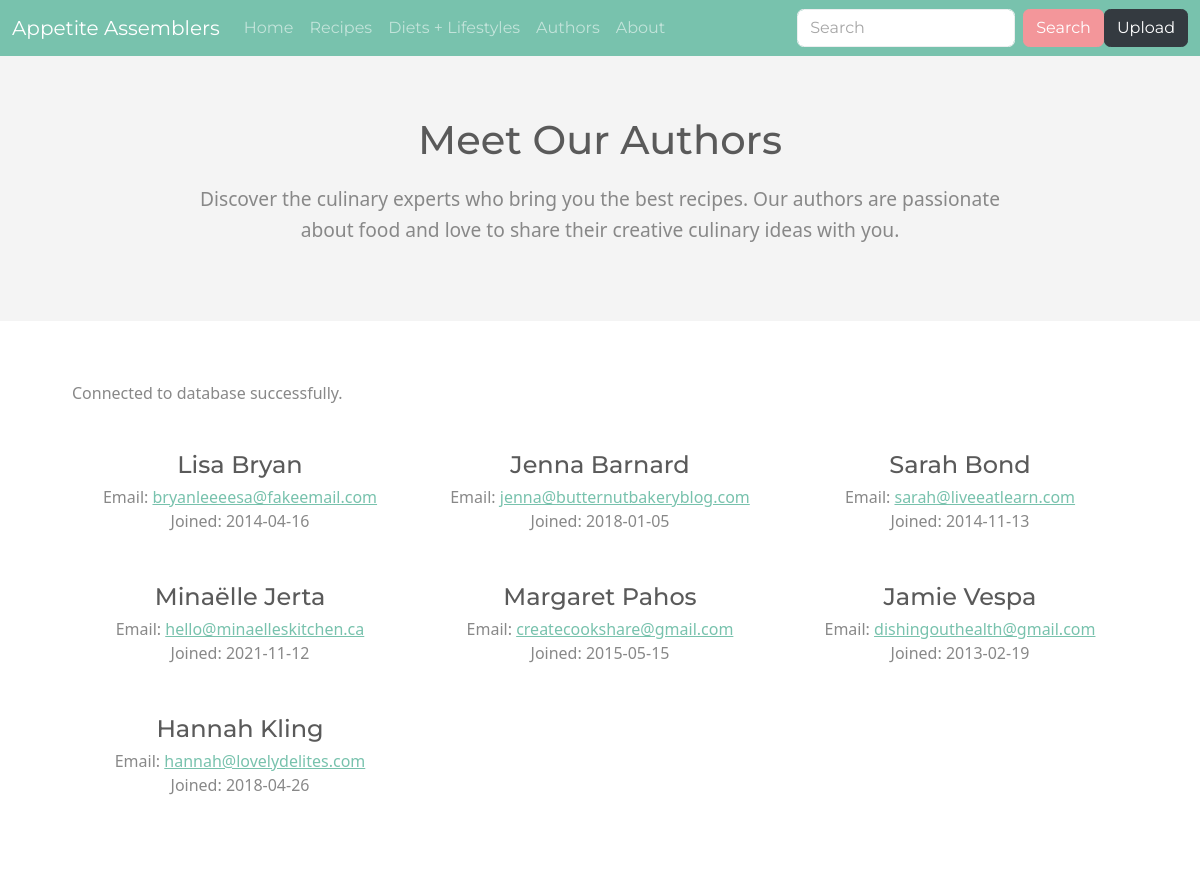
The page /authors.php on the database as committed earlier.
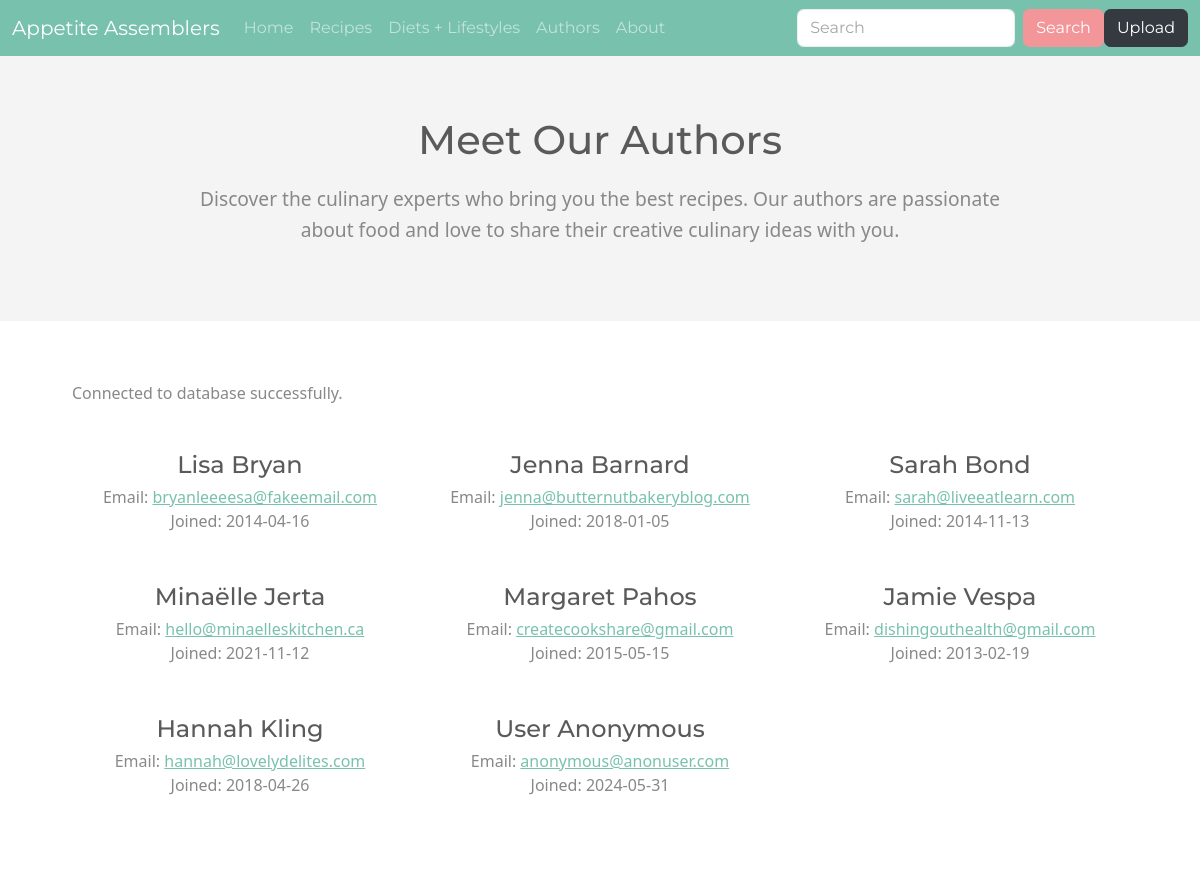
The same page on the database as committed later.
### tables this page shows
CREATE TABLE USERS( 
    User_id             INT             NOT NULL, 
    User_fname          VARCHAR(50)     NOT NULL, 
    User_lname          VARCHAR(50)     NOT NULL, 
    User_email          VARCHAR(255)    UNIQUE NOT NULL, 
    User_joindate       DATE            NOT NULL, 
    PRIMARY KEY (User_id) 
);

### authors.php (the view, shortened to what this page needs)
<!DOCTYPE html>
<html lang="en">
<head>
    <link rel="stylesheet" href="bootstrap.min.css">
</head>
<body>
    <nav class="navbar navbar-expand-lg navbar-dark bg-primary">
        <div class="container-fluid">
            <a class="navbar-brand" href="index.php">Appetite Assemblers</a>
            <div class="collapse navbar-collapse" id="navbarColor01">
                <ul class="navbar-nav me-auto">
                    <li class="nav-item">
                        <a class="nav-link" href="index.php">Home</a>
                    </li>
                    <li class="nav-item">
                        <a class="nav-link" href="recipes.php">Recipes</a>
                    </li>
                    <li class="nav-item">
                        <a class="nav-link" href="restrictions.php">Diets + Lifestyles</a>
                    </li>
                    <li class="nav-item active">
                        <a class="nav-link" href="authors.php">Authors</a>
                    </li>
                    <li class="nav-item">
                        <a class="nav-link" href="about.php">About</a>
                    </li>
                </ul>
                <form class="d-flex" action="search.php" method="get">
                    <input class="form-control me-sm-2" type="search" name="s" placeholder="Search">
                    <button class="btn btn-secondary my-2 my-sm-0" type="submit">Search</button>
                </form>
                <button class="btn btn-dark my-2 my-sm-0" onclick="window.location.href = 'upload.php';">Upload</button>
            </div>
        </div>
    </nav>
    <div class="authors-section">
        <div class="authors-content">
            <h1 class="authors-title">Meet Our Authors</h1>
            <p class="authors-text">
                Discover the culinary experts who bring you the best recipes. Our authors are passionate about food and love to share their creative culinary ideas with you.
            </p>
        </div>
    </div>
    <div class="team-section">
        <div class="container">
            <div class="row">
                <?php
                $connection = mysqli_connect(DBHOST, DBUSER, DBPASS, DBNAME);
                if (!$connection) {
                    die('Connection failed: ' . mysqli_connect_error());
                } else {
                    echo '<p>Connected to database successfully.</p>';
                }
                $sql = "SELECT User_fname, User_lname, User_email, User_joindate FROM USERS";
                if ($result = mysqli_query($connection, $sql)) {
                    if (mysqli_num_rows($result) > 0) {
                        while ($row = mysqli_fetch_assoc($result)) {
                            echo '<div class="col-lg-4 col-md-6 col-sm-12 text-center team-member">';
                            echo '<h4>' . htmlspecialchars($row['User_fname']) . ' ' . htmlspecialchars($row['User_lname']) . '</h4>';
                            echo '<p>Email: <a href="mailto:' . htmlspecialchars($row['User_email']) . '">' . htmlspecialchars($row['User_email']) . '</a></p>';
                            echo '<p>Joined: ' . htmlspecialchars($row['User_joindate']) . '</p>';
                            echo '</div>';
                        }
                    } else {
                        echo '<p>No authors found.</p>';
                    }
                } else {
                    echo '<p>Error executing query: ' . mysqli_error($connection) . '</p>';
                }
                ?>
            </div>
        </div>
    </div>
    </body>
</html>

### authors.php (style rules this page uses)
.authors-section { padding: 60px; text-align: center; background-color: #f4f4f4; }
.authors-content { max-width: 800px; margin: auto; }
.authors-title { font-size: 2.5em; margin-bottom: 20px; }
.authors-text { font-size: 1.2em; line-height: 1.6; }
.team-section { padding: 60px; background-color: #fff; }
.team-member { margin: 20px 0; }
.team-member h4 { margin: 10px 0 5px; }
.team-member p { margin: 0; }

Rows that differ between the two databases and show on the page:
added users: User_fname "User", User_lname "Anonymous", User_email "anonymous@anonuser.com", User_joindate "2024-05-31"
